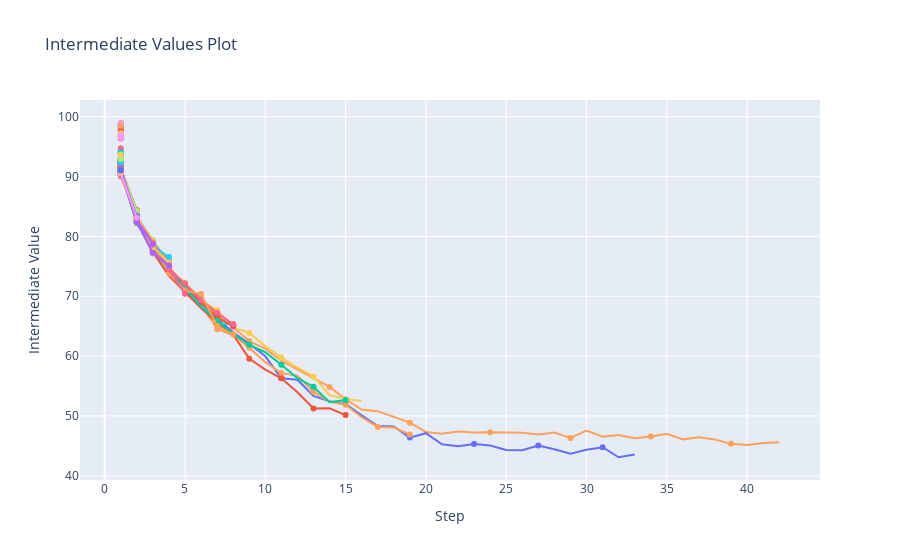

Write notebook code for a chart like this one.
### Markdown cell above
# Watch

### Code cell
optuna.visualization.plot_intermediate_values(study)

### Figure 1 — Plotly figure (JSON) as saved in the notebook; plotly's stock layout.template omitted (floating-point values rounded to 4 significant figures)
{"data": [{"marker": {"maxdisplayed": 10}, "mode": "lines+markers", "name": "Trial0", "type": "scatter", "x": [1], "y": [91.28]}, {"marker": {"maxdisplayed": 10}, "mode": "lines+markers", "name": "Trial1", "type": "scatter", "x": [1, 2, 3, 4], "y": [90.83, 82.27, 77.83, 74.76]}, {"marker": {"maxdisplayed": 10}, "mode": "lines+markers", "name": "Trial2", "type": "scatter", "x": [1], "y": [90.88]}, {"marker": {"maxdisplayed": 10}, "mode": "lines+markers", "name": "Trial3", "type": "scatter", "x": [1, 2], "y": [90.88, 83.94]}, {"marker": {"maxdisplayed": 10}, "mode": "lines+markers", "name": "Trial4", "type": "scatter", "x": [1, 2, 3, 4, 5, 6, 7, 8, 9, 10, 11, 12, 13, 14, 15, 16, 17, 18, 19, 20, 21, 22, 23, 24, 25, 26, 27, 28, 29, 30, 31, 32, 33, 34, 35, 36, 37, 38, 39, 40, 41, 42], "y": [90.85, 82.32, 77.83, 74.75, 72.05, 69.61, 66.83, 64.84, 62.52, 61.26, 59.25, 57.81, 56.32, 54.85, 52.79, 51.07, 50.8, 49.79, 48.88, 47.33, 47.04, 47.41, 47.22, 47.26, 47.28, 47.18, 46.9, 47.24, 46.32, 47.56, 46.53, 46.82, 46.29, 46.58, 47.01, 46.09, 46.43, 46.07, 45.34, 45.14, 45.47, 45.62]}, {"marker": {"maxdisplayed": 10}, "mode": "lines+markers", "name": "Trial5", "type": "scatter", "x": [1], "y": [94.37]}, {"marker": {"maxdisplayed": 10}, "mode": "lines+markers", "name": "Trial6", "type": "scatter", "x": [1], "y": [92.21]}, {"marker": {"maxdisplayed": 10}, "mode": "lines+markers", "name": "Trial7", "type": "scatter", "x": [1], "y": [90.91]}, {"marker": {"maxdisplayed": 10}, "mode": "lines+markers", "name": "Trial8", "type": "scatter", "x": [1, 2], "y": [90.85, 82.75]}, {"marker": {"maxdisplayed": 10}, "mode": "lines+markers", "name": "Trial9", "type": "scatter", "x": [1], "y": [91.37]}, {"marker": {"maxdisplayed": 10}, "mode": "lines+markers", "name": "Trial10", "type": "scatter", "x": [1], "y": [91.46]}, {"marker": {"maxdisplayed": 10}, "mode": "lines+markers", "name": "Trial11", "type": "scatter", "x": [1], "y": [91.11]}, {"marker": {"maxdisplayed": 10}, "mode": "lines+markers", "name": "Trial12", "type": "scatter", "x": [1], "y": [91.4]}, {"marker": {"maxdisplayed": 10}, "mode": "lines+markers", "name": "Trial13", "type": "scatter", "x": [1], "y": [91.28]}, {"marker": {"maxdisplayed": 10}, "mode": "lines+markers", "name": "Trial14", "type": "scatter", "x": [1], "y": [92.9]}, {"marker": {"maxdisplayed": 10}, "mode": "lines+markers", "name": "Trial15", "type": "scatter", "x": [1, 2], "y": [90.94, 83.84]}, {"marker": {"maxdisplayed": 10}, "mode": "lines+markers", "name": "Trial16", "type": "scatter", "x": [1, 2], "y": [90.02, 83.22]}, {"marker": {"maxdisplayed": 10}, "mode": "lines+markers", "name": "Trial17", "type": "scatter", "x": [1], "y": [91.9]}, {"marker": {"maxdisplayed": 10}, "mode": "lines+markers", "name": "Trial18", "type": "scatter", "x": [1], "y": [91.37]}, {"marker": {"maxdisplayed": 10}, "mode": "lines+markers", "name": "Trial19", "type": "scatter", "x": [1], "y": [92.37]}, {"marker": {"maxdisplayed": 10}, "mode": "lines+markers", "name": "Trial20", "type": "scatter", "x": [1, 2, 3, 4, 5, 6, 7, 8, 9, 10, 11, 12, 13, 14, 15, 16, 17, 18, 19, 20, 21, 22, 23, 24, 25, 26, 27, 28, 29, 30, 31, 32, 33], "y": [90.66, 82.57, 77.21, 74.54, 70.84, 68.47, 66.26, 63.99, 62.07, 59.97, 56.29, 56.04, 53.34, 52.47, 51.98, 50.09, 48.32, 48.23, 46.38, 47.12, 45.27, 44.94, 45.31, 45.06, 44.32, 44.26, 45.07, 44.45, 43.71, 44.36, 44.77, 43.1, 43.56]}, {"marker": {"maxdisplayed": 10}, "mode": "lines+markers", "name": "Trial21", "type": "scatter", "x": [1, 2], "y": [90.74, 83.53]}, {"marker": {"maxdisplayed": 10}, "mode": "lines+markers", "name": "Trial22", "type": "scatter", "x": [1, 2], "y": [90.87, 82.77]}, {"marker": {"maxdisplayed": 10}, "mode": "lines+markers", "name": "Trial23", "type": "scatter", "x": [1], "y": [91.69]}, {"marker": {"maxdisplayed": 10}, "mode": "lines+markers", "name": "Trial24", "type": "scatter", "x": [1], "y": [92.3]}, {"marker": {"maxdisplayed": 10}, "mode": "lines+markers", "name": "Trial25", "type": "scatter", "x": [1], "y": [91.64]}, {"marker": {"maxdisplayed": 10}, "mode": "lines+markers", "name": "Trial26", "type": "scatter", "x": [1], "y": [92.49]}, {"marker": {"maxdisplayed": 10}, "mode": "lines+markers", "name": "Trial27", "type": "scatter", "x": [1], "y": [93.96]}, {"marker": {"maxdisplayed": 10}, "mode": "lines+markers", "name": "Trial28", "type": "scatter", "x": [1, 2], "y": [91.19, 82.82]}, {"marker": {"maxdisplayed": 10}, "mode": "lines+markers", "name": "Trial29", "type": "scatter", "x": [1], "y": [91.56]}, {"marker": {"maxdisplayed": 10}, "mode": "lines+markers", "name": "Trial30", "type": "scatter", "x": [1], "y": [91.72]}, {"marker": {"maxdisplayed": 10}, "mode": "lines+markers", "name": "Trial31", "type": "scatter", "x": [1], "y": [92.1]}, {"marker": {"maxdisplayed": 10}, "mode": "lines+markers", "name": "Trial32", "type": "scatter", "x": [1], "y": [91.59]}, {"marker": {"maxdisplayed": 10}, "mode": "lines+markers", "name": "Trial33", "type": "scatter", "x": [1, 2, 3, 4], "y": [90.98, 82.38, 77.32, 75.19]}, {"marker": {"maxdisplayed": 10}, "mode": "lines+markers", "name": "Trial34", "type": "scatter", "x": [1, 2, 3, 4, 5, 6, 7, 8], "y": [91.02, 82.41, 77.65, 74.63, 71.95, 69.07, 66.79, 65.18]}, {"marker": {"maxdisplayed": 10}, "mode": "lines+markers", "name": "Trial35", "type": "scatter", "x": [1, 2], "y": [90.84, 83.88]}, {"marker": {"maxdisplayed": 10}, "mode": "lines+markers", "name": "Trial36", "type": "scatter", "x": [1, 2], "y": [90.79, 83.88]}, {"marker": {"maxdisplayed": 10}, "mode": "lines+markers", "name": "Trial37", "type": "scatter", "x": [1], "y": [92.68]}, {"marker": {"maxdisplayed": 10}, "mode": "lines+markers", "name": "Trial38", "type": "scatter", "x": [1], "y": [98.37]}, {"marker": {"maxdisplayed": 10}, "mode": "lines+markers", "name": "Trial39", "type": "scatter", "x": [1, 2], "y": [90.64, 83.32]}, {"marker": {"maxdisplayed": 10}, "mode": "lines+markers", "name": "Trial41", "type": "scatter", "x": [1], "y": [91.43]}, {"marker": {"maxdisplayed": 10}, "mode": "lines+markers", "name": "Trial42", "type": "scatter", "x": [1], "y": [92.6]}, {"marker": {"maxdisplayed": 10}, "mode": "lines+markers", "name": "Trial43", "type": "scatter", "x": [1], "y": [93.06]}, {"marker": {"maxdisplayed": 10}, "mode": "lines+markers", "name": "Trial44", "type": "scatter", "x": [1, 2], "y": [90.88, 83.75]}, {"marker": {"maxdisplayed": 10}, "mode": "lines+markers", "name": "Trial45", "type": "scatter", "x": [1], "y": [94.19]}, {"marker": {"maxdisplayed": 10}, "mode": "lines+markers", "name": "Trial46", "type": "scatter", "x": [1, 2, 3, 4], "y": [90.89, 82.82, 78.2, 75.09]}, {"marker": {"maxdisplayed": 10}, "mode": "lines+markers", "name": "Trial47", "type": "scatter", "x": [1], "y": [94.74]}, {"marker": {"maxdisplayed": 10}, "mode": "lines+markers", "name": "Trial48", "type": "scatter", "x": [1], "y": [91.6]}, {"marker": {"maxdisplayed": 10}, "mode": "lines+markers", "name": "Trial49", "type": "scatter", "x": [1, 2], "y": [91.37, 83.49]}, {"marker": {"maxdisplayed": 10}, "mode": "lines+markers", "name": "Trial50", "type": "scatter", "x": [1], "y": [92.65]}, {"marker": {"maxdisplayed": 10}, "mode": "lines+markers", "name": "Trial51", "type": "scatter", "x": [1], "y": [91.59]}, {"marker": {"maxdisplayed": 10}, "mode": "lines+markers", "name": "Trial52", "type": "scatter", "x": [1, 2], "y": [90.8, 84.37]}, {"marker": {"maxdisplayed": 10}, "mode": "lines+markers", "name": "Trial53", "type": "scatter", "x": [1, 2], "y": [90.76, 83.52]}, {"marker": {"maxdisplayed": 10}, "mode": "lines+markers", "name": "Trial54", "type": "scatter", "x": [1], "y": [92.7]}, {"marker": {"maxdisplayed": 10}, "mode": "lines+markers", "name": "Trial55", "type": "scatter", "x": [1], "y": [96.82]}, {"marker": {"maxdisplayed": 10}, "mode": "lines+markers", "name": "Trial56", "type": "scatter", "x": [1, 2, 3, 4], "y": [90.91, 82.44, 77.26, 75.21]}, {"marker": {"maxdisplayed": 10}, "mode": "lines+markers", "name": "Trial57", "type": "scatter", "x": [1, 2, 3, 4, 5, 6, 7, 8], "y": [90.52, 83.01, 77.7, 74.58, 72.02, 69.69, 66.75, 65.14]}, {"marker": {"maxdisplayed": 10}, "mode": "lines+markers", "name": "Trial58", "type": "scatter", "x": [1, 2, 3, 4], "y": [91.36, 83.21, 79.49, 75.69]}, {"marker": {"maxdisplayed": 10}, "mode": "lines+markers", "name": "Trial59", "type": "scatter", "x": [1], "y": [97.46]}, {"marker": {"maxdisplayed": 10}, "mode": "lines+markers", "name": "Trial60", "type": "scatter", "x": [1, 2], "y": [90.74, 83.61]}, {"marker": {"maxdisplayed": 10}, "mode": "lines+markers", "name": "Trial61", "type": "scatter", "x": [1, 2], "y": [90.5, 83.74]}, {"marker": {"maxdisplayed": 10}, "mode": "lines+markers", "name": "Trial62", "type": "scatter", "x": [1], "y": [96.38]}, {"marker": {"maxdisplayed": 10}, "mode": "lines+markers", "name": "Trial63", "type": "scatter", "x": [1], "y": [94.06]}, {"marker": {"maxdisplayed": 10}, "mode": "lines+markers", "name": "Trial64", "type": "scatter", "x": [1], "y": [92.76]}, {"marker": {"maxdisplayed": 10}, "mode": "lines+markers", "name": "Trial65", "type": "scatter", "x": [1, 2], "y": [90.99, 83.45]}, {"marker": {"maxdisplayed": 10}, "mode": "lines+markers", "name": "Trial66", "type": "scatter", "x": [1], "y": [92.4]}, {"marker": {"maxdisplayed": 10}, "mode": "lines+markers", "name": "Trial67", "type": "scatter", "x": [1], "y": [92.17]}, {"marker": {"maxdisplayed": 10}, "mode": "lines+markers", "name": "Trial68", "type": "scatter", "x": [1], "y": [91.38]}, {"marker": {"maxdisplayed": 10}, "mode": "lines+markers", "name": "Trial69", "type": "scatter", "x": [1, 2], "y": [91.21, 83.65]}, {"marker": {"maxdisplayed": 10}, "mode": "lines+markers", "name": "Trial70", "type": "scatter", "x": [1], "y": [92.14]}, {"marker": {"maxdisplayed": 10}, "mode": "lines+markers", "name": "Trial71", "type": "scatter", "x": [1, 2, 3, 4], "y": [91.27, 83.21, 78.28, 75.76]}, {"marker": {"maxdisplayed": 10}, "mode": "lines+markers", "name": "Trial72", "type": "scatter", "x": [1, 2], "y": [91.17, 83.54]}, {"marker": {"maxdisplayed": 10}, "mode": "lines+markers", "name": "Trial73", "type": "scatter", "x": [1], "y": [93.03]}, {"marker": {"maxdisplayed": 10}, "mode": "lines+markers", "name": "Trial74", "type": "scatter", "x": [1], "y": [92.07]}, {"marker": {"maxdisplayed": 10}, "mode": "lines+markers", "name": "Trial75", "type": "scatter", "x": [1], "y": [92.7]}, {"marker": {"maxdisplayed": 10}, "mode": "lines+markers", "name": "Trial76", "type": "scatter", "x": [1, 2], "y": [91.27, 83.74]}, {"marker": {"maxdisplayed": 10}, "mode": "lines+markers", "name": "Trial77", "type": "scatter", "x": [1, 2], "y": [90.79, 83.37]}, {"marker": {"maxdisplayed": 10}, "mode": "lines+markers", "name": "Trial78", "type": "scatter", "x": [1], "y": [99]}, {"marker": {"maxdisplayed": 10}, "mode": "lines+markers", "name": "Trial79", "type": "scatter", "x": [1], "y": [92.02]}, {"marker": {"maxdisplayed": 10}, "mode": "lines+markers", "name": "Trial80", "type": "scatter", "x": [1, 2, 3, 4], "y": [90.9, 82.43, 77.24, 75.21]}, {"marker": {"maxdisplayed": 10}, "mode": "lines+markers", "name": "Trial81", "type": "scatter", "x": [1], "y": [98.22]}, {"marker": {"maxdisplayed": 10}, "mode": "lines+markers", "name": "Trial82", "type": "scatter", "x": [1, 2], "y": [90.73, 83.46]}, {"marker": {"maxdisplayed": 10}, "mode": "lines+markers", "name": "Trial83", "type": "scatter", "x": [1], "y": [96.78]}, {"marker": {"maxdisplayed": 10}, "mode": "lines+markers", "name": "Trial84", "type": "scatter", "x": [1], "y": [92.64]}, {"marker": {"maxdisplayed": 10}, "mode": "lines+markers", "name": "Trial85", "type": "scatter", "x": [1, 2, 3, 4, 5, 6, 7, 8, 9, 10, 11, 12, 13, 14, 15, 16, 17, 18, 19], "y": [90.88, 82.5, 77.62, 74.64, 70.47, 68.63, 64.49, 63.54, 61.4, 58.99, 57.16, 56.75, 54.06, 52.35, 51.86, 49.78, 48.17, 48.07, 46.9]}, {"marker": {"maxdisplayed": 10}, "mode": "lines+markers", "name": "Trial86", "type": "scatter", "x": [1, 2], "y": [90.76, 83.53]}, {"marker": {"maxdisplayed": 10}, "mode": "lines+markers", "name": "Trial87", "type": "scatter", "x": [1], "y": [93.02]}, {"marker": {"maxdisplayed": 10}, "mode": "lines+markers", "name": "Trial88", "type": "scatter", "x": [1, 2], "y": [90.61, 83.44]}, {"marker": {"maxdisplayed": 10}, "mode": "lines+markers", "name": "Trial89", "type": "scatter", "x": [1], "y": [92.29]}, {"marker": {"maxdisplayed": 10}, "mode": "lines+markers", "name": "Trial90", "type": "scatter", "x": [1, 2, 3, 4, 5, 6, 7, 8, 9, 10, 11, 12, 13, 14, 15, 16], "y": [90.21, 83.05, 78.74, 74.44, 72.29, 69.38, 67.7, 64.81, 63.87, 61.67, 59.78, 58.06, 56.61, 53.48, 52.82, 52.49]}, {"marker": {"maxdisplayed": 10}, "mode": "lines+markers", "name": "Trial91", "type": "scatter", "x": [1, 2], "y": [90.68, 83.4]}, {"marker": {"maxdisplayed": 10}, "mode": "lines+markers", "name": "Trial92", "type": "scatter", "x": [1], "y": [93.61]}, {"marker": {"maxdisplayed": 10}, "mode": "lines+markers", "name": "Trial93", "type": "scatter", "x": [1, 2, 3, 4, 5, 6, 7, 8], "y": [90.87, 82.26, 77.91, 74.75, 71.97, 69.49, 66.93, 65.03]}, {"marker": {"maxdisplayed": 10}, "mode": "lines+markers", "name": "Trial94", "type": "scatter", "x": [1], "y": [92.1]}, {"marker": {"maxdisplayed": 10}, "mode": "lines+markers", "name": "Trial95", "type": "scatter", "x": [1], "y": [91.9]}, {"marker": {"maxdisplayed": 10}, "mode": "lines+markers", "name": "Trial96", "type": "scatter", "x": [1, 2, 3, 4], "y": [91.38, 82.89, 78.69, 75.84]}, {"marker": {"maxdisplayed": 10}, "mode": "lines+markers", "name": "Trial97", "type": "scatter", "x": [1], "y": [92.34]}, {"marker": {"maxdisplayed": 10}, "mode": "lines+markers", "name": "Trial98", "type": "scatter", "x": [1], "y": [92.86]}, {"marker": {"maxdisplayed": 10}, "mode": "lines+markers", "name": "Trial99", "type": "scatter", "x": [1], "y": [97.34]}, {"marker": {"maxdisplayed": 10}, "mode": "lines+markers", "name": "Trial100", "type": "scatter", "x": [1, 2, 3, 4], "y": [90.85, 82.32, 77.84, 74.78]}, {"marker": {"maxdisplayed": 10}, "mode": "lines+markers", "name": "Trial101", "type": "scatter", "x": [1], "y": [92.57]}, {"marker": {"maxdisplayed": 10}, "mode": "lines+markers", "name": "Trial102", "type": "scatter", "x": [1, 2], "y": [91.27, 84.19]}, {"marker": {"maxdisplayed": 10}, "mode": "lines+markers", "name": "Trial103", "type": "scatter", "x": [1, 2], "y": [90.73, 83.44]}, {"marker": {"maxdisplayed": 10}, "mode": "lines+markers", "name": "Trial104", "type": "scatter", "x": [1, 2], "y": [90.55, 83.38]}, {"marker": {"maxdisplayed": 10}, "mode": "lines+markers", "name": "Trial105", "type": "scatter", "x": [1], "y": [92.15]}, {"marker": {"maxdisplayed": 10}, "mode": "lines+markers", "name": "Trial106", "type": "scatter", "x": [1, 2, 3, 4, 5, 6, 7, 8], "y": [90.86, 82.72, 77.85, 74.4, 71.3, 68.74, 65.51, 65.3]}, {"marker": {"maxdisplayed": 10}, "mode": "lines+markers", "name": "Trial107", "type": "scatter", "x": [1], "y": [97.68]}, {"marker": {"maxdisplayed": 10}, "mode": "lines+markers", "name": "Trial108", "type": "scatter", "x": [1, 2], "y": [91.39, 83.81]}, {"marker": {"maxdisplayed": 10}, "mode": "lines+markers", "name": "Trial109", "type": "scatter", "x": [1, 2], "y": [90.24, 83.41]}, {"marker": {"maxdisplayed": 10}, "mode": "lines+markers", "name": "Trial110", "type": "scatter", "x": [1], "y": [92.89]}, {"marker": {"maxdisplayed": 10}, "mode": "lines+markers", "name": "Trial111", "type": "scatter", "x": [1], "y": [98.68]}, {"marker": {"maxdisplayed": 10}, "mode": "lines+markers", "name": "Trial112", "type": "scatter", "x": [1], "y": [97.75]}, {"marker": {"maxdisplayed": 10}, "mode": "lines+markers", "name": "Trial113", "type": "scatter", "x": [1, 2], "y": [90.32, 83.61]}, {"marker": {"maxdisplayed": 10}, "mode": "lines+markers", "name": "Trial114", "type": "scatter", "x": [1], "y": [92.01]}, {"marker": {"maxdisplayed": 10}, "mode": "lines+markers", "name": "Trial115", "type": "scatter", "x": [1, 2], "y": [91.37, 83.52]}, {"marker": {"maxdisplayed": 10}, "mode": "lines+markers", "name": "Trial116", "type": "scatter", "x": [1], "y": [96.82]}, {"marker": {"maxdisplayed": 10}, "mode": "lines+markers", "name": "Trial117", "type": "scatter", "x": [1], "y": [98.9]}, {"marker": {"maxdisplayed": 10}, "mode": "lines+markers", "name": "Trial118", "type": "scatter", "x": [1], "y": [91.45]}, {"marker": {"maxdisplayed": 10}, "mode": "lines+markers", "name": "Trial119", "type": "scatter", "x": [1], "y": [91.79]}, {"marker": {"maxdisplayed": 10}, "mode": "lines+markers", "name": "Trial120", "type": "scatter", "x": [1], "y": [97.24]}, {"marker": {"maxdisplayed": 10}, "mode": "lines+markers", "name": "Trial121", "type": "scatter", "x": [1], "y": [91.59]}, {"marker": {"maxdisplayed": 10}, "mode": "lines+markers", "name": "Trial122", "type": "scatter", "x": [1, 2, 3, 4, 5, 6, 7, 8, 9, 10, 11, 12, 13, 14, 15], "y": [90.59, 83.05, 77.38, 73.41, 70.72, 68.04, 65.58, 63.59, 59.58, 57.76, 56.29, 53.97, 51.25, 51.27, 50.14]}, {"marker": {"maxdisplayed": 10}, "mode": "lines+markers", "name": "Trial123", "type": "scatter", "x": [1], "y": [91.65]}, {"marker": {"maxdisplayed": 10}, "mode": "lines+markers", "name": "Trial124", "type": "scatter", "x": [1], "y": [92.53]}, {"marker": {"maxdisplayed": 10}, "mode": "lines+markers", "name": "Trial125", "type": "scatter", "x": [1, 2, 3, 4, 5, 6, 7, 8], "y": [90.43, 82.96, 77.78, 74.73, 72.04, 69.14, 66.7, 65.34]}, {"marker": {"maxdisplayed": 10}, "mode": "lines+markers", "name": "Trial126", "type": "scatter", "x": [1, 2], "y": [90.55, 84.02]}, {"marker": {"maxdisplayed": 10}, "mode": "lines+markers", "name": "Trial127", "type": "scatter", "x": [1, 2], "y": [90.76, 83.48]}, {"marker": {"maxdisplayed": 10}, "mode": "lines+markers", "name": "Trial128", "type": "scatter", "x": [1], "y": [93.75]}, {"marker": {"maxdisplayed": 10}, "mode": "lines+markers", "name": "Trial129", "type": "scatter", "x": [1], "y": [96.46]}, {"marker": {"maxdisplayed": 10}, "mode": "lines+markers", "name": "Trial130", "type": "scatter", "x": [1, 2], "y": [91.05, 83.69]}, {"marker": {"maxdisplayed": 10}, "mode": "lines+markers", "name": "Trial131", "type": "scatter", "x": [1, 2], "y": [91.2, 83.82]}, {"marker": {"maxdisplayed": 10}, "mode": "lines+markers", "name": "Trial132", "type": "scatter", "x": [1, 2, 3, 4, 5, 6, 7, 8], "y": [90.89, 82.37, 77.7, 74.73, 71.73, 68.95, 66.49, 64.97]}, {"marker": {"maxdisplayed": 10}, "mode": "lines+markers", "name": "Trial133", "type": "scatter", "x": [1, 2, 3, 4, 5, 6, 7, 8, 9, 10, 11, 12, 13, 14, 15], "y": [91.31, 82.2, 78.15, 73.97, 71.36, 68.27, 65.91, 63.71, 61.89, 60.65, 58.56, 56.31, 54.89, 52.31, 52.65]}, {"marker": {"maxdisplayed": 10}, "mode": "lines+markers", "name": "Trial134", "type": "scatter", "x": [1, 2, 3, 4], "y": [90.73, 83.33, 78.88, 75.9]}, {"marker": {"maxdisplayed": 10}, "mode": "lines+markers", "name": "Trial135", "type": "scatter", "x": [1, 2, 3, 4], "y": [91.04, 82.9, 78.4, 76.26]}, {"marker": {"maxdisplayed": 10}, "mode": "lines+markers", "name": "Trial136", "type": "scatter", "x": [1, 2, 3, 4], "y": [91.35, 82.61, 78.45, 76.56]}, {"marker": {"maxdisplayed": 10}, "mode": "lines+markers", "name": "Trial137", "type": "scatter", "x": [1, 2, 3, 4, 5, 6, 7, 8], "y": [90.64, 83.37, 77.74, 74.52, 72.12, 69.34, 67.24, 65.36]}, {"marker": {"maxdisplayed": 10}, "mode": "lines+markers", "name": "Trial138", "type": "scatter", "x": [1], "y": [91.78]}, {"marker": {"maxdisplayed": 10}, "mode": "lines+markers", "name": "Trial139", "type": "scatter", "x": [1], "y": [98.89]}, {"marker": {"maxdisplayed": 10}, "mode": "lines+markers", "name": "Trial140", "type": "scatter", "x": [1], "y": [92.98]}, {"marker": {"maxdisplayed": 10}, "mode": "lines+markers", "name": "Trial141", "type": "scatter", "x": [1, 2, 3, 4], "y": [90.96, 82.66, 78.45, 74.92]}, {"marker": {"maxdisplayed": 10}, "mode": "lines+markers", "name": "Trial142", "type": "scatter", "x": [1], "y": [91.54]}, {"marker": {"maxdisplayed": 10}, "mode": "lines+markers", "name": "Trial143", "type": "scatter", "x": [1], "y": [92.16]}, {"marker": {"maxdisplayed": 10}, "mode": "lines+markers", "name": "Trial144", "type": "scatter", "x": [1, 2], "y": [91.38, 83.75]}, {"marker": {"maxdisplayed": 10}, "mode": "lines+markers", "name": "Trial145", "type": "scatter", "x": [1, 2, 3, 4, 5, 6, 7, 8], "y": [90.57, 83.27, 79.1, 73.82, 70.96, 70.38, 65.07, 63.61]}, {"marker": {"maxdisplayed": 10}, "mode": "lines+markers", "name": "Trial146", "type": "scatter", "x": [1], "y": [91.98]}, {"marker": {"maxdisplayed": 10}, "mode": "lines+markers", "name": "Trial147", "type": "scatter", "x": [1, 2, 3, 4, 5], "y": [91.37, 83.14, 78.89, 74.46, 70.43]}, {"marker": {"maxdisplayed": 10}, "mode": "lines+markers", "name": "Trial148", "type": "scatter", "x": [1], "y": [91.9]}, {"marker": {"maxdisplayed": 10}, "mode": "lines+markers", "name": "Trial149", "type": "scatter", "x": [1], "y": [92.66]}, {"marker": {"maxdisplayed": 10}, "mode": "lines+markers", "name": "Trial150", "type": "scatter", "x": [1, 2, 3, 4], "y": [90.97, 83.31, 78.21, 75.59]}, {"marker": {"maxdisplayed": 10}, "mode": "lines+markers", "name": "Trial151", "type": "scatter", "x": [1, 2], "y": [90.78, 83.62]}, {"marker": {"maxdisplayed": 10}, "mode": "lines+markers", "name": "Trial152", "type": "scatter", "x": [1, 2], "y": [91.34, 84.34]}, {"marker": {"maxdisplayed": 10}, "mode": "lines+markers", "name": "Trial153", "type": "scatter", "x": [1, 2], "y": [91.23, 83.51]}, {"marker": {"maxdisplayed": 10}, "mode": "lines+markers", "name": "Trial154", "type": "scatter", "x": [1, 2, 3, 4], "y": [90.91, 82.44, 77.27, 75.2]}, {"marker": {"maxdisplayed": 10}, "mode": "lines+markers", "name": "Trial156", "type": "scatter", "x": [1, 2], "y": [90.67, 83.8]}, {"marker": {"maxdisplayed": 10}, "mode": "lines+markers", "name": "Trial157", "type": "scatter", "x": [1], "y": [93.91]}, {"marker": {"maxdisplayed": 10}, "mode": "lines+markers", "name": "Trial158", "type": "scatter", "x": [1], "y": [92.07]}, {"marker": {"maxdisplayed": 10}, "mode": "lines+markers", "name": "Trial159", "type": "scatter", "x": [1, 2], "y": [91.31, 84.26]}, {"marker": {"maxdisplayed": 10}, "mode": "lines+markers", "name": "Trial160", "type": "scatter", "x": [1], "y": [96.91]}, {"marker": {"maxdisplayed": 10}, "mode": "lines+markers", "name": "Trial161", "type": "scatter", "x": [1], "y": [93.65]}, {"marker": {"maxdisplayed": 10}, "mode": "lines+markers", "name": "Trial162", "type": "scatter", "x": [1, 2], "y": [90.73, 83.4]}, {"marker": {"maxdisplayed": 10}, "mode": "lines+markers", "name": "Trial163", "type": "scatter", "x": [1], "y": [91.6]}, {"marker": {"maxdisplayed": 10}, "mode": "lines+markers", "name": "Trial164", "type": "scatter", "x": [1], "y": [92.53]}, {"marker": {"maxdisplayed": 10}, "mode": "lines+markers", "name": "Trial165", "type": "scatter", "x": [1, 2, 3], "y": [91.31, 82.8, 78.67]}, {"marker": {"maxdisplayed": 10}, "mode": "lines+markers", "name": "Trial166", "type": "scatter", "x": [1], "y": [98.5]}, {"marker": {"maxdisplayed": 10}, "mode": "lines+markers", "name": "Trial167", "type": "scatter", "x": [1], "y": [92.32]}, {"marker": {"maxdisplayed": 10}, "mode": "lines+markers", "name": "Trial168", "type": "scatter", "x": [1], "y": [90.38]}, {"marker": {"maxdisplayed": 10}, "mode": "lines+markers", "name": "Trial169", "type": "scatter", "x": [1], "y": [92.96]}, {"marker": {"maxdisplayed": 10}, "mode": "lines+markers", "name": "Trial170", "type": "scatter", "x": [1, 2], "y": [90.54, 83.12]}, {"marker": {"maxdisplayed": 10}, "mode": "lines+markers", "name": "Trial172", "type": "scatter", "x": [1], "y": [90.77]}, {"marker": {"maxdisplayed": 10}, "mode": "lines+markers", "name": "Trial174", "type": "scatter", "x": [1], "y": [91.04]}], "layout": {"showlegend": false, "title": {"text": "Intermediate Values Plot"}, "xaxis": {"title": {"text": "Step"}}, "yaxis": {"title": {"text": "Intermediate Value"}}}}
